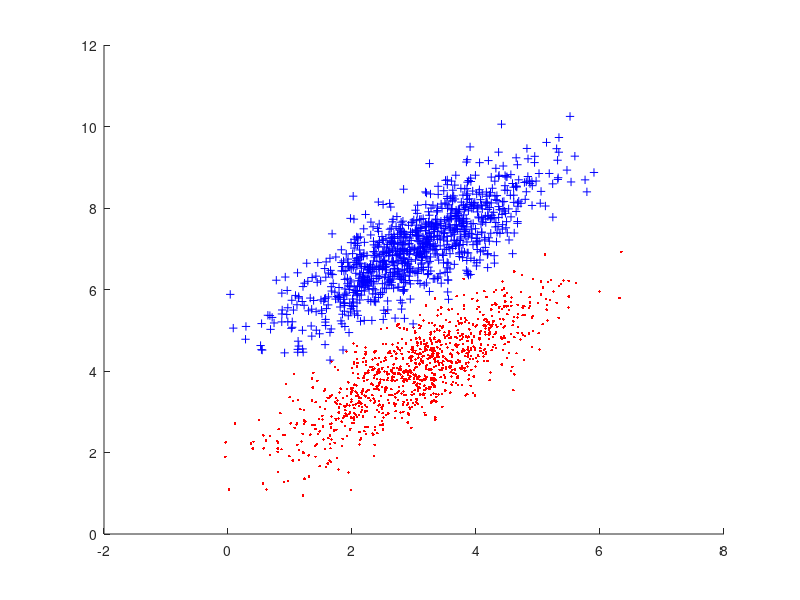

MATLAB code for this plot: (Note: this script raises an error after producing the figure.)
data1 = mvnrnd([3 4],[1,.8;.8,1],1000);
data2 = mvnrnd([3 7],[1,.8;.8,1],1000);
labels = [ones(length(data1),1);2*ones(length(data2),1)];
X = [data1;data2];
hold on
plot(data1(:,1),data1(:,2),'.r')
plot(data2(:,1),data2(:,2),'+b')
hold off
X= X';
Y = labels;
t = zeros(2,length(Y));
for i = 1: length(Y)
    if(Y(i)==1)
        t(1,i) = 1;
        t(2,i) = 0;
    else
        t(1,i) = 0;
        t(2,i) = 1;
    end
end
net = feedforwardnet(50);
net.trainParam.showWindow = 1;
net = train(net, X,t);
pre = net(X);
plotconfusion(t, pre, 'Classifications and Missclassifications');
figure
hold on
WrongClass1 = 0;
WrongClass2 = 0;
for i = 1:2000
    if(pre(1,i) > pre(2,i))
        plot(X(1,i),X(2,i),'.r');
        if(i > 1000)
           WrongClass1 = WrongClass1 + 1; 
           plot(X(1,i),X(2,i),'or');
        else
            plot(X(1,i),X(2,i),'.r');
        end
    else
        plot(X(1,i),X(2,i),'+b');
        if(i <= 1000)
           WrongClass2 = WrongClass2 + 1; 
           plot(X(1,i),X(2,i),'ob');
        else
            plot(X(1,i),X(2,i),'+b');
        end
    end
end
V = sprintf('Missclassified in class 1: %d',WrongClass1);
Z = sprintf('Missclassified in class 2: %d',WrongClass2);
disp(V);
disp(Z);
hold off